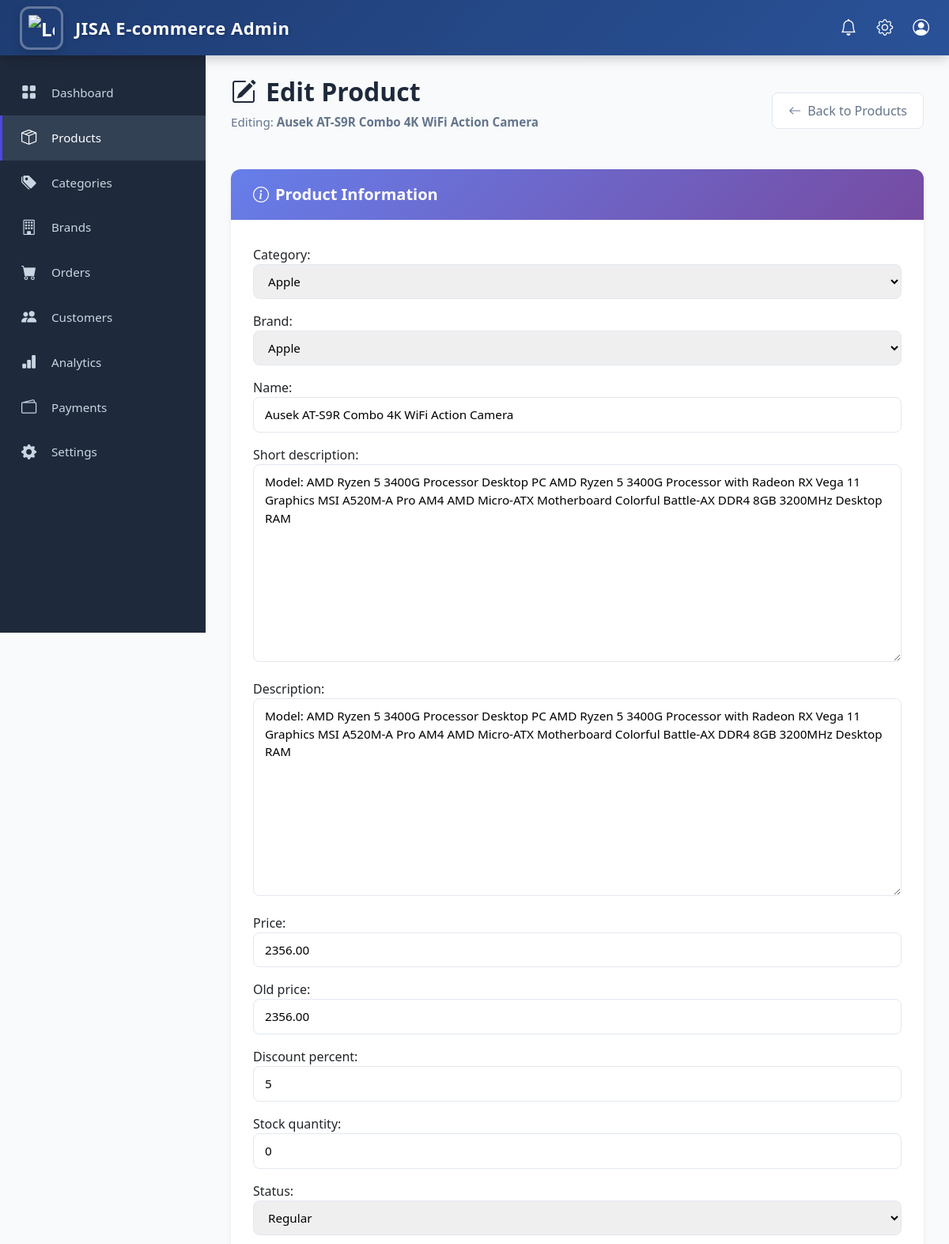
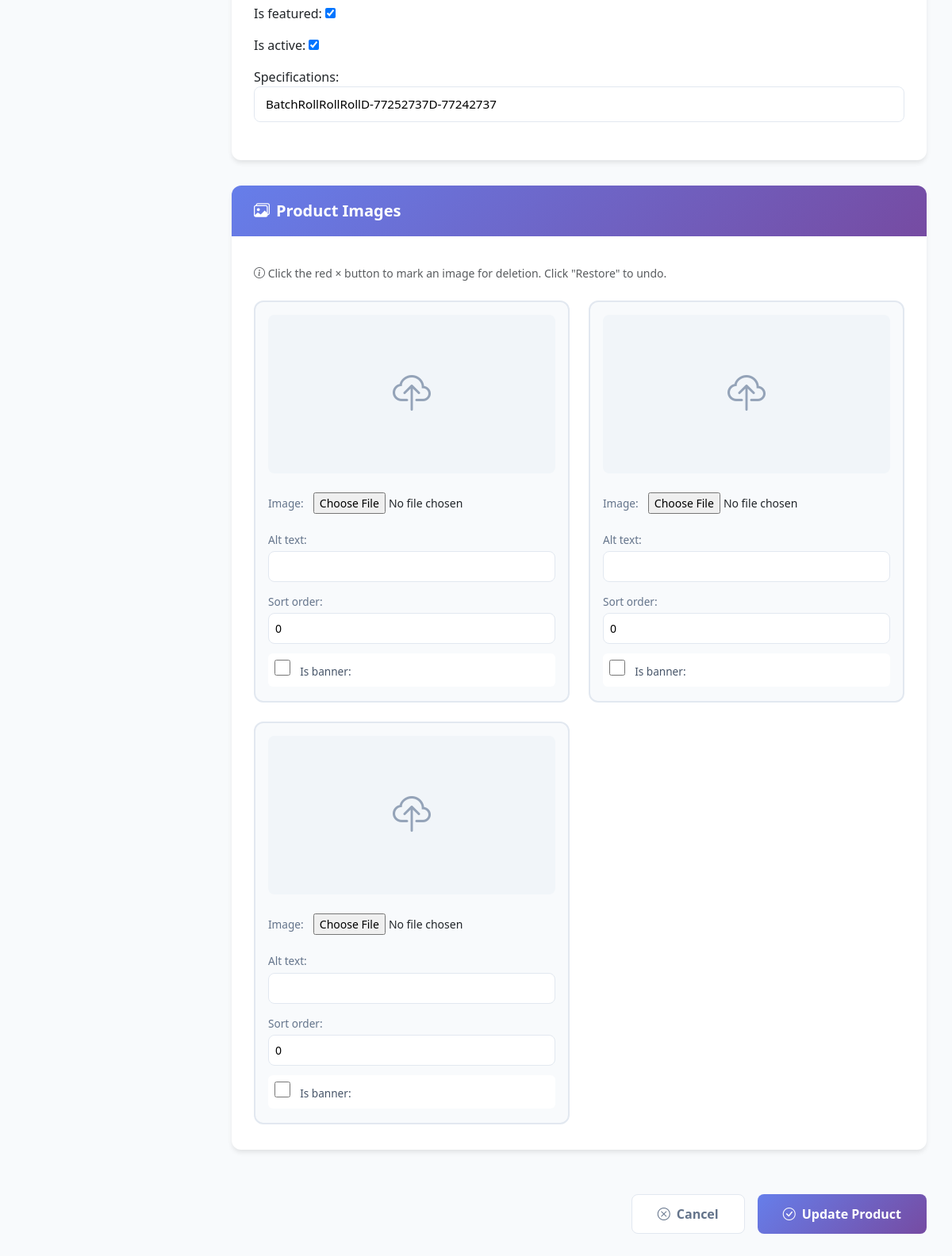
The app's page /products/edit/1/ with its own data (2 pictures, top to bottom).
### core/models.py (models this page shows, shortened)
class Product(models.Model):
    STATUS_CHOICES = (
        ('new', 'New'),
        ('sale', 'Sale'),
        ('regular', 'Regular'),
    )
    category = models.ForeignKey(Category, on_delete=models.CASCADE, related_name='products')
    name = models.CharField(max_length=255)
    slug = models.SlugField(max_length=255, unique=True)
    short_description = models.TextField(blank=True, null=True)
    description = models.TextField(blank=True, null=True)
    specifications = RichTextField(blank=True, null=True, help_text="Add product specs like Word/Doc style")
    price = models.DecimalField(max_digits=10, decimal_places=2)
    old_price = models.DecimalField(max_digits=10, decimal_places=2, blank=True, null=True)
    discount_percent = models.PositiveIntegerField(default=0)
    stock_quantity = models.PositiveIntegerField(default=0)
    rating = models.FloatField(default=0.0)
    status = models.CharField(max_length=10, choices=STATUS_CHOICES, default='regular')
    is_featured = models.BooleanField(default=False)
    is_active = models.BooleanField(default=True)
    brand = models.ForeignKey(Brand, on_delete=models.CASCADE, blank=True, null=True, related_name='brand')
    created_at = models.DateTimeField(auto_now_add=True)
    updated_at = models.DateTimeField(auto_now=True)

class Category(models.Model):
    name = models.CharField(max_length=100)
    slug = models.SlugField(max_length=120)
    icon = models.CharField(max_length=100, blank=True, null=True)
    is_featured = models.BooleanField(default=False)
    parent = models.ForeignKey(
        'self',
        on_delete=models.CASCADE,
        related_name='children',
        blank=True,
        null=True
    )
    class Meta:
        verbose_name_plural = "Categories"
        unique_together = ('parent', 'slug')  # slug unique per parent
        ordering = ['parent__name', 'name']
    def __str__(self):
        if self.parent:
            return f"{self.parent.name} → {self.name}"
        return self.name

### core/views.py (the view)
# urls.py: path('products/edit/<int:pk>/', views.product_edit, name='product_edit'),
def product_edit(request, pk):
    product = get_object_or_404(Product, pk=pk)
    if request.method == "POST":
        form = ProductForm(request.POST, instance=product)
        formset = ProductImageFormSet(request.POST, request.FILES, instance=product)
        if form.is_valid() and formset.is_valid():
            form.save()
            formset.save()   # handles add/update/delete automatically
            return redirect("product_list")
    else:
        form = ProductForm(instance=product)
        formset = ProductImageFormSet(instance=product)
    return render(request, "admin/product_edit.html", {
        "form": form,
        "formset": formset,
        "product": product
    })

### core/forms.py (shortened to what this page needs)
class ProductForm(forms.ModelForm):
    specifications = forms.CharField(widget=CKEditorWidget(), required=False)
    class Meta:
        model = Product
        fields = [
            'category', 'brand', 'name', 'short_description', 'description',
            'price', 'old_price', 'discount_percent', 'stock_quantity',
            'status', 'is_featured', 'is_active', 'specifications'
        ]

### core/context_processors.py (called while the page is built)
def categories_menu(request):
    categories = Category.objects.filter(parent__isnull=True).prefetch_related('children')
    return {'menu_categories': categories}

### core/models.py (called while the page is built)
    def __str__(self):
        return self.name

### core/templates/admin/product_edit.html (shortened to what this page needs)
{% load static %}
<!DOCTYPE html>
<html lang="en">
<head>
    <link href="https://cdn.jsdelivr.net/npm/bootstrap@5.3.0/dist/css/bootstrap.min.css" rel="stylesheet">
    <link href="https://cdn.jsdelivr.net/npm/bootstrap-icons@1.10.5/font/bootstrap-icons.css" rel="stylesheet">
</head>
<body>
        <nav class="top-navbar" style="
            height: 70px;
            background: linear-gradient(135deg, #1e3c72 0%, #2a5298 100%);
            color: #fff;
            display: flex;
            align-items: center;
            justify-content: space-between;
            padding: 0 25px;
            box-shadow: 0 4px 15px rgba(0, 0, 0, 0.2);
         ">
            <div class="navbar-brand" style="display: flex; align-items: center; gap: 15px;">
                <div style="
                    height: 55px;
                    width: 55px;
                    border-radius: 12px;
                    padding: 8px;
                    box-shadow: 0 4px 12px rgba(0, 0, 0, 0.15);
                    display: flex;
                    align-items: center;
                    justify-content: center;
                    border: 3px solid rgba(255, 255, 255, 0.3);
                ">
                    <img src="https://jisa.bkonsoft.com/media/products/logo1.png"
                        alt="Logo"
                        style="
                            height: 100%;
                            width: 100%;
                            object-fit: contain;
                        ">
                </div>
                <span style="
                    font-size: 22px;
                    font-weight: 700;
                    letter-spacing: 0.5px;
                    text-shadow: 2px 2px 4px rgba(0, 0, 0, 0.2);
                ">JISA E-commerce Admin</span>
            </div>
            <div class="navbar-right" style="display: flex; align-items: center; gap: 25px; font-size: 22px;">
                <i class="bi bi-bell" title="Notifications" style="cursor: pointer; transition: all 0.3s;"></i>
                <i class="bi bi-gear" title="Settings" style="cursor: pointer; transition: all 0.3s;"></i>
                <i class="bi bi-person-circle" title="Profile" style="cursor: pointer; transition: all 0.3s;"></i>
            </div>
        </nav>
    <div class="sidebar">
        <div class="sidebar-menu">
            <a href="{% url 'admin_dashboard' %}" class="menu-item">
                <i class="bi bi-grid-fill"></i>
                <span>Dashboard</span>
            </a>
            <a href="{% url 'product_list' %}" class="menu-item active">
                <i class="bi bi-box-seam"></i>
                <span>Products</span>
            </a>
             <a href="{% url 'category_list' %}" class="menu-item">
                <i class="bi bi-tags-fill"></i>
                <span>Categories</span>
            </a>
            <a href="{% url 'brand_list' %}" class="menu-item">
                <i class="bi bi-building"></i>
                <span>Brands</span>
            </a>
            <a href="#" class="menu-item">
                <i class="bi bi-cart-fill"></i>
                <span>Orders</span>
            </a>
            <a href="#" class="menu-item">
                <i class="bi bi-people-fill"></i>
                <span>Customers</span>
            </a>
            <a href="#" class="menu-item">
                <i class="bi bi-bar-chart-fill"></i>
                <span>Analytics</span>
            </a>
            <a href="#" class="menu-item">
                <i class="bi bi-wallet2"></i>
                <span>Payments</span>
            </a>
            <a href="#" class="menu-item">
                <i class="bi bi-gear-fill"></i>
                <span>Settings</span>
            </a>
        </div>
    </div>
    <div class="main-content">
        <div class="page-header">
            <div>
                <h1>
                    <i class="bi bi-pencil-square"></i>
                    Edit Product
                </h1>
                <p class="page-subtitle">Editing: <strong>{{ product.name }}</strong></p>
            </div>
            <a href="{% url 'product_list' %}" class="back-button">
                <i class="bi bi-arrow-left"></i>
                Back to Products
            </a>
        </div>
        <div class="form-container">
            <form method="POST" enctype="multipart/form-data">
    <div class="form-card">
        <div class="card-header-custom">
            <h4>
                <i class="bi bi-info-circle"></i>
                Product Information
            </h4>
        </div>
        <div class="card-body-custom">
            {{ form.as_p }}
        </div>
    </div>
    <div class="form-card">
        <div class="card-header-custom">
            <h4>
                <i class="bi bi-images"></i>
                Product Images
            </h4>
        </div>
        <div class="card-body-custom">
            <p class="form-text mb-4">
                <i class="bi bi-info-circle"></i>
                Click the red × button to mark an image for deletion. Click "Restore" to undo.
            </p>
            <div class="image-gallery">
                {% for img_form in formset %}
                <div class="image-card" id="image-card-{{ img_form.prefix }}">
                    {% if img_form.instance.pk %}
                        <button type="button"
                                class="delete-btn"
                                onclick="deleteImage('{{ img_form.prefix }}')"
                                title="Delete Image">
                            <i class="bi bi-x"></i>
                        </button>
                        <div class="image-preview-wrapper">
                            <img src="{{ img_form.instance.image.url }}"
                                 class="image-preview"
                                 alt="{{ img_form.instance.alt_text }}">
                            <div class="delete-overlay">
                                <i class="bi bi-trash"></i> Marked for Deletion
                            </div>
                        </div>
                        <button type="button"
                                class="restore-btn"
                                onclick="restoreImage('{{ img_form.prefix }}')">
                            <i class="bi bi-arrow-counterclockwise"></i> Restore Image
                        </button>
                    {% else %}
                        <div class="image-preview-wrapper" style="background: #f1f5f9;">
                            <i class="bi bi-cloud-upload" style="font-size: 3rem; color: #94a3b8;"></i>
                        </div>
                    {% endif %}
                    <div class="image-field-wrapper">
                        {{ img_form.image.label_tag }}
                        {{ img_form.image }}
                    </div>
                    <div class="image-field-wrapper">
                        {{ img_form.alt_text.label_tag }}
                        {{ img_form.alt_text }}
                    </div>
                    <div class="image-field-wrapper">
                        {{ img_form.sort_order.label_tag }}
                        {{ img_form.sort_order }}
                    </div>
                    <div class="form-check">
                        {{ img_form.is_banner }}
                        {{ img_form.is_banner.label_tag }}
                    </div>
                </div>
                {% endfor %}
            </div>
        </div>
    </div>
    <div class="action-buttons">
        <a href="{% url 'product_list' %}" class="btn-custom btn-secondary-custom">
            <i class="bi bi-x-circle"></i>
            Cancel
        </a>
        <button type="submit" class="btn-custom btn-primary-custom">
            <i class="bi bi-check-circle"></i>
            Update Product
        </button>
    </div>
</form>
        </div>
    </div>
</body>
</html>

### records on screen
Product: name "Ausek AT-S9R Combo 4K WiFi Action Camera", category "Apple", brand "Apple", short_description "Model: AMD Ryzen 5 3400G Processor Desktop PC AMD Ryzen 5 3400G Processor with Radeon RX Vega 11 Graphics MSI A520M-A Pro AM4 AMD Micro-ATX Motherboard Colorful Battle-AX DDR4 8GB 3200MHz Desktop RAM", description "Model: AMD Ryzen 5 3400G Processor Desktop PC AMD Ryzen 5 3400G Processor with Radeon RX Vega 11 Graphics MSI A520M-A Pro AM4 AMD Micro-ATX Motherboard Colorful Battle-AX DDR4 8GB 3200MHz Desktop RAM", price "2356.00", old_price "2356.00", discount_percent "5", stock_quantity "0", status "Regular", is_featured "☑", is_active "☑", specifications "BatchRollRollRollD-77252737D-77242737"
Category: name "Ausek AT-S9R Combo 4K WiFi Action Camera"

### other values on screen
{{ img_form.image.label_tag }} "Image:" "Image:" "Image:"
{{ img_form.alt_text.label_tag }} "Alt text:" "Alt text:" "Alt text:"
{{ img_form.sort_order.label_tag }} "Sort order:" "Sort order:" "Sort order:"
{{ img_form.is_banner.label_tag }} "Is banner:" "Is banner:" "Is banner:"
